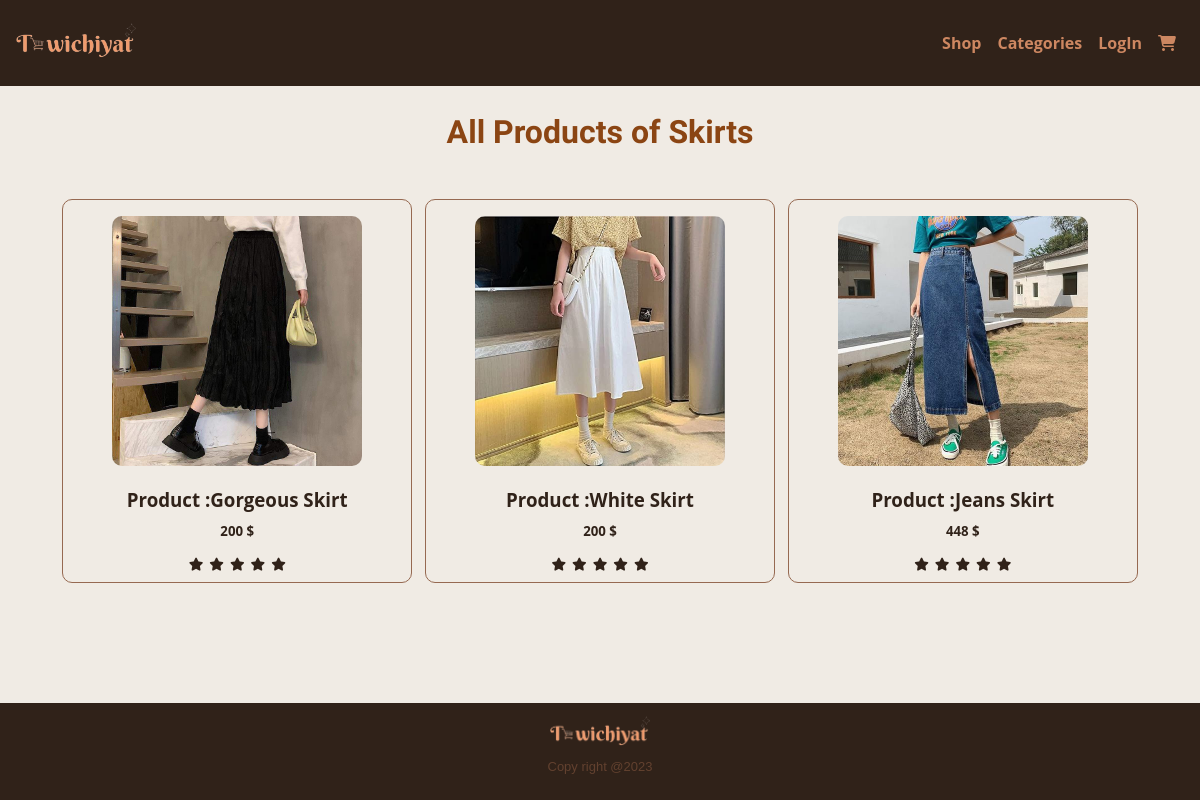
The app's page /Store/product_category/6/, older data.
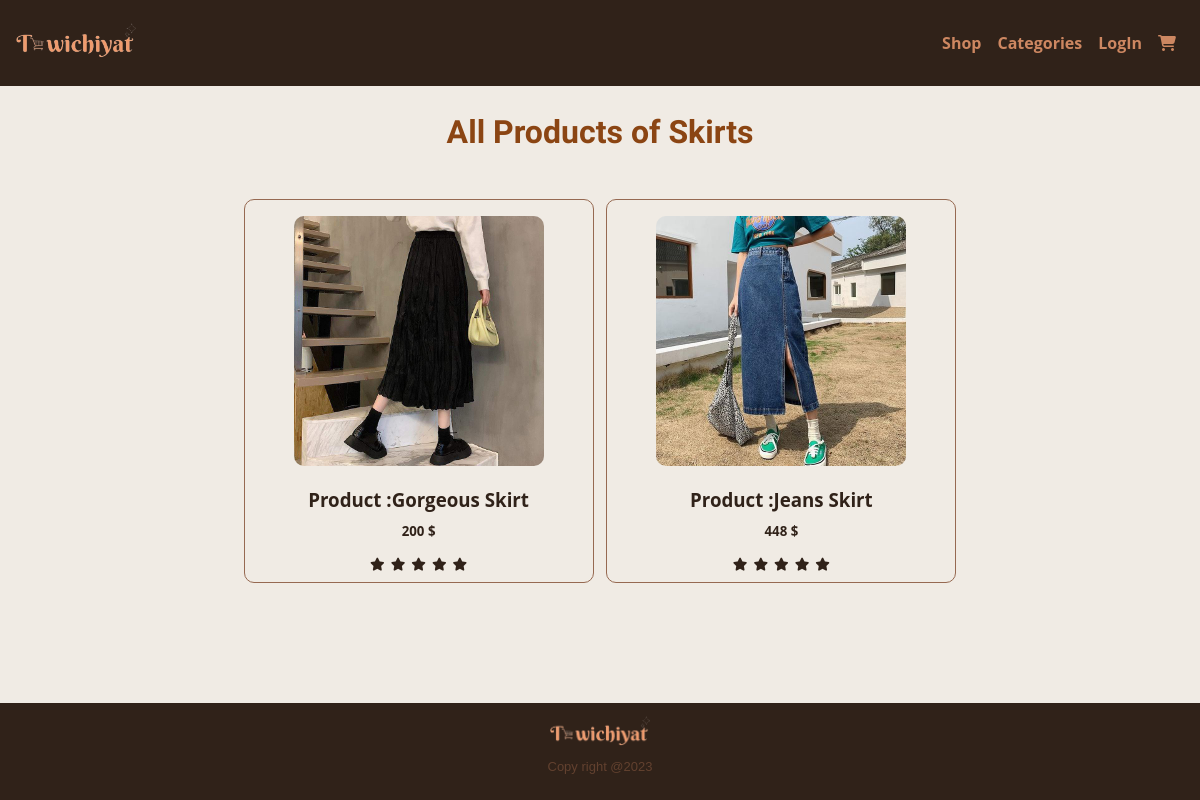
The same page, newer data.
### Store/models.py (models this page shows)
class Collection(models.Model):
    name = models.CharField(max_length=25)
    image_col= models.ImageField(default='default.png',blank=True)
    slugC =  models.SlugField(max_length=50,default=None)
    def __str__(self):
        return self.name

### vendor_dashboard/models.py (models this page shows, shortened)
class Product(models.Model):
    name = models.CharField(max_length=25,default='Anonymous Product')
    type_p = models.CharField(max_length=25)
    price = models.IntegerField()
    size = models.CharField(max_length=4)
    color = models.CharField(max_length=25)
    description = models.TextField(max_length=400)
    image = models.ImageField(default='default.png', blank=True)
    date = models.DateTimeField(default=datetime.datetime.now, editable=False)
    quantity = models.IntegerField(default=1)
    author = models.ForeignKey(User , null=True, on_delete=models.CASCADE)
    status = models.CharField(max_length=14 , default="Available")
    def __str__(self):
        return self.name

### Store/views.py (the view)
# urls.py: path('product_category/<int:category_id>/',views.product_category,name='product_category'),
def product_category(request, category_id):
    category = get_object_or_404(Collection, id=category_id)
    print(category)
    products = Product.objects.filter(type_p=category)
    print(products)
    return render(request, 'Store/productByCategory.html', {'products': products, 'category': category})

### Store/context_processors.py (called while the page is built)
def collectionslist(request):
    return {'collectionslist':Collection.objects.filter()}

### userP/context_processors.py (called while the page is built)
def profiles(request):
    return {'profiles':Profile.objects.all()}

### Store/templates/Store/productByCategory.html (shortened to what this page needs)
{% extends 'base_layout.html' %}
{%load static %}
{% block content %}
		<h2 class="shop-titles">All Products of  {{ category }}</h2>
		<section class="new-products-list margin">
			{% for product in products %}
				<a class="product override"  onclick="showProductModal('{{ product.name }}', '{{ product.price }}', '{{ product.image.url }}','{{ product.quantity }}','{{ product.description }}','{{ product.size }}',{{ product.id }})">
						<img src="{{ product.image.url }}"  alt="product image ">
						<h3>Product :{{ product.name}}</h3>
						<h5>{{ product.price}} $</h5>
						<ul class="list-review">
							<li><i class="fa fa-star checkes"></i></li>
							<li><i class="fa fa-star checkes"></i></li>
							<li><i class="fa fa-star checkes"></i></li>
							<li><i class="fa fa-star "></i></li>
							<li><i class="fa fa-star "></i></li>
						</ul>
                </a>
			{% endfor %}
		</section>
{% endblock  %}

### templates/base_layout.html (shortened to what this page needs)
{% load static%}
<!DOCTYPE html>
<html lang="en">
<head>
    <link rel="stylesheet" href="{% static 'styles.css'%}">
</head>
<body>
    <header class="header">
        <div class="logo-container">
          <a href="{% url 'home'%}"> <img src="{% static 'logo.png' %}" alt="logoImg"></a>
        </div>
        <nav class="nav-bar">
            <ul>
                <li class="nav-elt"><a href="{% url 'Store:shopnow' %}"><span class="hidden"> </span><span class="text-hidden">Shop</span></a></li>
                <li class="nav-elt" id="categoriesnav">
                    <a href="#"><span class="hidden"></span><span class="text-hidden">Categories</span></a>
                </li>
                {% if user.is_authenticated %}
                    <form action="{% url 'userP:logout' %}" class="logout-link" method="POST">
                        {% csrf_token %}
                        <button type="submit" class="nav-elt"><span class="hidden"><i class="fa-solid fa-right-from-bracket" style="color: #CD8761;"></i></span><span class="text-hidden">Logout</span></button>
                    </form>
                    {% for p in profiles %}
                         {% if p.user == user %}
                            {% if p.is_vendor %}
                                <li class="nav-elt"><a href="{% url 'vendor_dashboard:dashboard'%}"><span class="hidden"><i class="fa-solid fa-user-tie" style="color: #CD8761;"></i></span><span class="text-hidden">DashBoard</span></a></li>
                            {% else %}
                                <li class="nav-elt"><a href=""><span class="hidden"><i class="fa-sharp fa-regular fa-heart" style="color: #CD8761;"></i></span><span class="text-hidden">WatchList</span></a></li>
                            {% endif %}
                        {% endif %}
                    {% endfor %}
                {% else %}
                   <li class="nav-elt"><a href="{% url 'userP:login'%}"><span class="hidden"></span><span class="text-hidden">LogIn</span></a></li>
                {% endif %}
                <li class="nav-elt rounded-cart" ><a href="#"><span><i class="fa-solid fa-cart-shopping" style="color: #CD8761;"></i></span></a></li>
            </ul>
        </nav>
    </header>
    {% block content%}
    {% endblock%}
    <footer class="footer footer-absolute">
        <img src="{% static 'logo.png' %}" alt="" width="100px">
        <p class="copy-right">Copy right @2023</p>
    </footer>
</body>
</html>

### assets/styles.css (style rules this page uses)
html,body { margin: 0; padding: 0; width: 100%; height: 100%; background-color: #f0ebe4; font-family: 'Open Sans', sans-serif; }
*,*::after,*::before { box-sizing: border-box; user-select: none; }
body { position: relative; overflow: auto; display: flex; flex-direction: column; -ms-overflow-style: none; scrollbar-width: none; }
.footer { margin-top: auto; padding: 1em 4em; display: flex; flex-direction: column; justify-content: center; align-items: center; background-color: #302219; font-size: small; box-shadow: 2px 2px #62412F; }
.footer p { color: #CD8761; }
.footer-absolute { position: fixed; bottom: 0; width: 100%; }
.what-they-say .feedbacks .feedback .content-feedback p, section.about .content,.footer .copy-right { text-align: justify; color: #62412F; font-family: 'Rajdhani', sans-serif; }
header.header { padding: 1em; display: flex; flex-direction: row; align-items: center; background-color: #302219; width: 100%; }
.logo-container img { max-width: 120px; min-width: 90px; width: 100%; }
.nav-bar { margin-left: auto; }
.nav-bar ul { list-style: none; display: flex; flex-direction: row; justify-content: flex-end; }
.nav-bar ul .nav-elt { padding: 0 0.5em; font-weight: bold; }
.nav-bar ul li.nav-elt a { text-decoration: none; color: #CD8761; font-size: 1rem; }
.rounded-cart { position: relative; display: inline-block; }
.text-hidden { display: none; }
@media (min-width:700px) { .text-hidden { display: inline-block; } }
.fa { font-size: 13px; transition: 0.4s; margin: 3px; }
.categories-container-list ,.new-products-list { display: flex; flex-direction: column; width: 100%; justify-content: center; align-items: center; margin-top: 2em; gap: 0.8em; padding: 1em; }
.categories-container-list .categorie , .new-products-list .product { display: flex; flex-direction: column; border-radius: 10px; background-color: #EBE0CD; width: 100%; max-width: 280px; }
.new-products-list .product > * { margin: 0.3em auto ; }
.categories-container-list .categorie img , .new-products-list .product img { width: 90%; margin: 1em auto; max-width:250px ; max-height: 250px; height: auto; border-radius: 10px; }
.categories-container-list .categorie a, .new-products-list a.product { text-decoration: none; color: #302219; }
@media only screen and (min-width: 500px) { .categories-container-list , .new-products-list { display: flex; flex-direction: row; flex-wrap: wrap; } }
@media only screen and (min-width: 500px) { .categories-container-list .categorie , .new-products-list .product { width: 100%; max-width: 350px; } }
.new-products-list .product { display: flex; cursor: pointer; }
.new-products-list .product ul.list-review { display: flex; flex-direction: row; list-style: none; margin:0.5em auto; width: 100%; padding-left: 0; justify-content: center; }
.shop-titles { text-align: center; color:#8B4513 ; font-weight: bold; font-family: 'Berkshire Swash', serif; font-size: 2em; margin-bottom: 0em; }
.categories-container-list,.margin { padding-bottom: 10em; }
.override { background-color: transparent !important; border: 1px solid #966951; }

Row changes from the older to the newer data that the page shows:
removed Product: image (picture), name "White Skirt", price "200"
